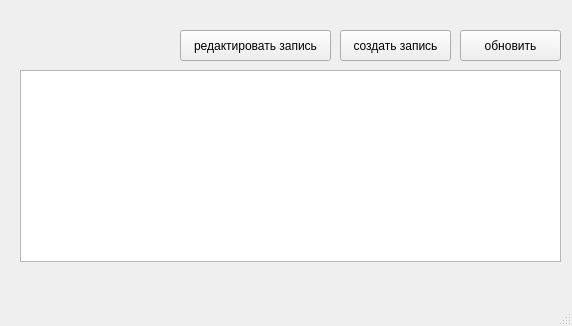
<?xml version="1.0" encoding="UTF-8"?>
<ui version="4.0">
 <class>MainWindow</class>
 <widget class="QMainWindow" name="MainWindow">
  <property name="geometry">
   <rect>
    <x>0</x>
    <y>0</y>
    <width>572</width>
    <height>326</height>
   </rect>
  </property>
  <property name="windowTitle">
   <string>keep calm and drink coffee</string>
  </property>
  <widget class="QWidget" name="centralwidget">
   <widget class="QPushButton" name="pushButton">
    <property name="geometry">
     <rect>
      <x>460</x>
      <y>30</y>
      <width>101</width>
      <height>31</height>
     </rect>
    </property>
    <property name="text">
     <string>обновить</string>
    </property>
   </widget>
   <widget class="QTableWidget" name="tableWidget">
    <property name="geometry">
     <rect>
      <x>20</x>
      <y>70</y>
      <width>541</width>
      <height>192</height>
     </rect>
    </property>
    <property name="sizeAdjustPolicy">
     <enum>QAbstractScrollArea::AdjustToContents</enum>
    </property>
   </widget>
   <widget class="QPushButton" name="pushButton_2">
    <property name="geometry">
     <rect>
      <x>340</x>
      <y>30</y>
      <width>111</width>
      <height>31</height>
     </rect>
    </property>
    <property name="text">
     <string>создать запись</string>
    </property>
   </widget>
   <widget class="QPushButton" name="pushButton_3">
    <property name="geometry">
     <rect>
      <x>180</x>
      <y>30</y>
      <width>151</width>
      <height>31</height>
     </rect>
    </property>
    <property name="text">
     <string>редактировать запись</string>
    </property>
   </widget>
  </widget>
  <widget class="QMenuBar" name="menubar">
   <property name="geometry">
    <rect>
     <x>0</x>
     <y>0</y>
     <width>572</width>
     <height>26</height>
    </rect>
   </property>
  </widget>
  <widget class="QStatusBar" name="statusbar"/>
 </widget>
 <resources/>
 <connections/>
</ui>
